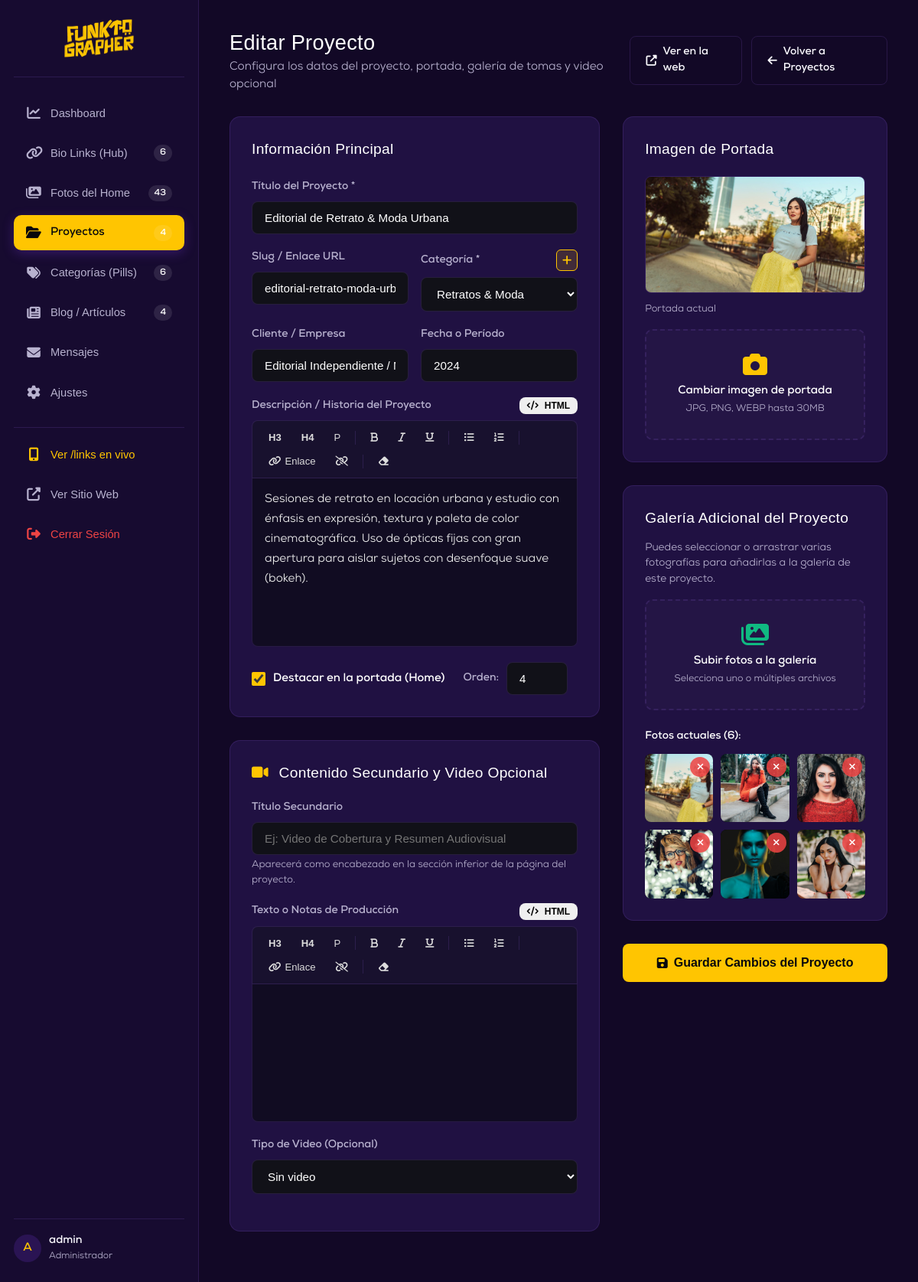
Page /admin/project-form?id=4 (signed in) on the earlier database version.
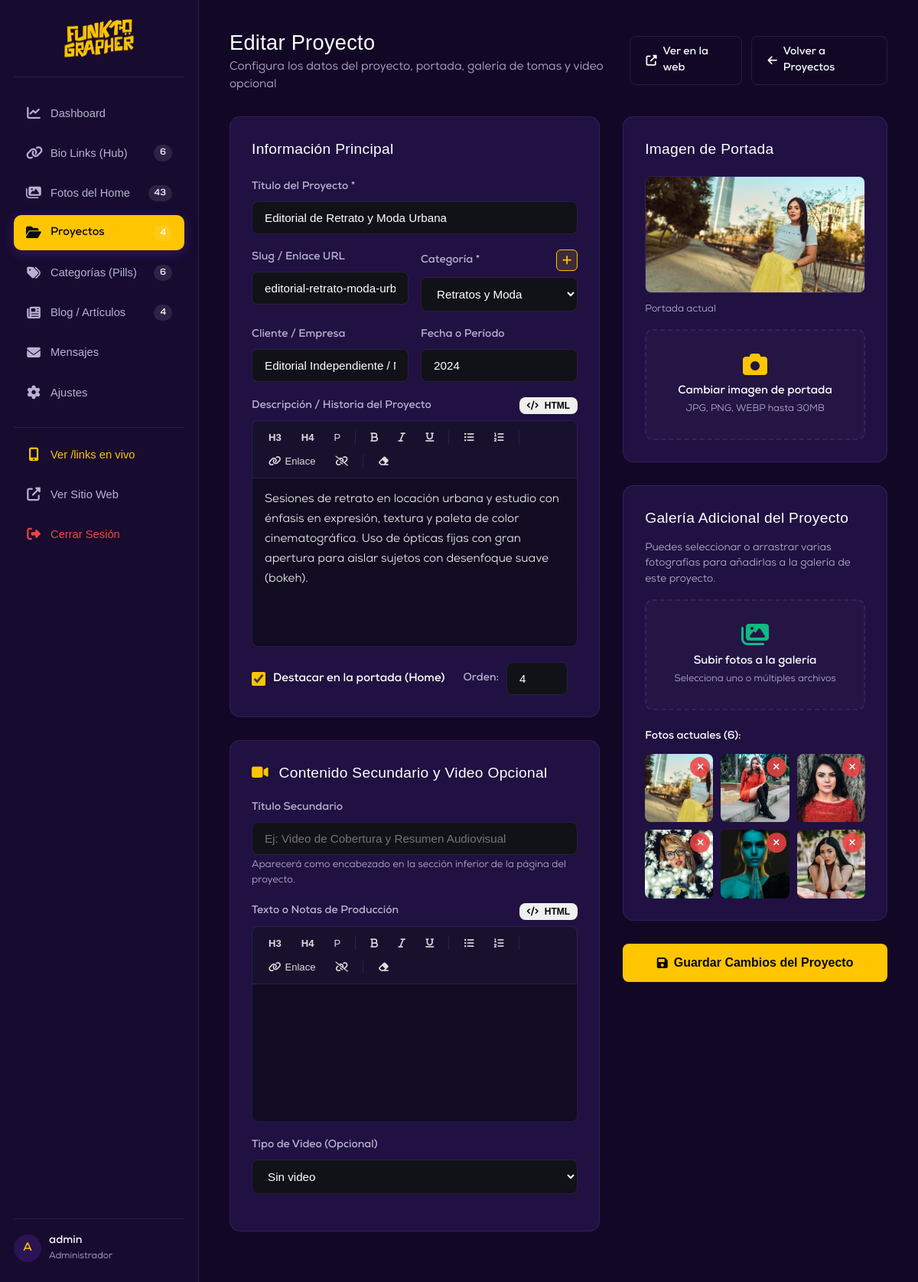
Same page on the later database version.
### tables this page shows
CREATE TABLE `projects` (
  `id` int NOT NULL AUTO_INCREMENT,
  `title` varchar(200) NOT NULL,
  `slug` varchar(200) NOT NULL,
  `category` varchar(60) NOT NULL DEFAULT 'Eventos',
  `client` varchar(120) DEFAULT NULL,
  `event_date` varchar(50) DEFAULT NULL,
  `description` text,
  `cover_image` varchar(255) NOT NULL,
  `is_featured` tinyint(1) NOT NULL DEFAULT '0',
  `display_order` int NOT NULL DEFAULT '0',
  `created_at` datetime DEFAULT CURRENT_TIMESTAMP,
  `extra_title` varchar(255) DEFAULT NULL,
  `extra_content` text,
  `video_type` enum('none','youtube','upload') DEFAULT 'none',
  `video_url` varchar(255) DEFAULT NULL,
  `video_file` varchar(255) DEFAULT NULL,
  PRIMARY KEY (`id`),
  UNIQUE KEY `slug` (`slug`)
);

CREATE TABLE `categories` (
  `id` int NOT NULL AUTO_INCREMENT,
  `name` varchar(100) NOT NULL,
  `slug` varchar(100) NOT NULL,
  `display_order` int NOT NULL DEFAULT '0',
  `is_active` tinyint(1) NOT NULL DEFAULT '1',
  `created_at` datetime DEFAULT CURRENT_TIMESTAMP,
  PRIMARY KEY (`id`),
  UNIQUE KEY `slug` (`slug`)
);

### admin/project-form.php (the view, shortened to what the changed rows need)
<?php
require_once __DIR__ . '/auth.php';
$id = intval($_GET['id'] ?? 0);
$isEdit = ($id > 0);
$project = [
    'title'         => '',
    'slug'          => '',
    'category'      => 'Eventos',
    'client'        => '',
    'event_date'    => '',
    'description'   => '',
    'extra_title'   => '',
    'extra_content' => '',
    'video_type'    => 'none',
    'video_url'     => '',
    'video_file'    => '',
    'cover_image'   => '',
    'is_featured'   => 0,
    'display_order' => 1
];
$categories = $pdo->query("SELECT * FROM categories WHERE is_active = 1 ORDER BY display_order ASC, id ASC")->fetchAll();
if ($isEdit) {
    $stmt = $pdo->prepare("SELECT * FROM projects WHERE id = ?");
    $stmt->execute([$id]);
    $project = $stmt->fetch();
}
require_once __DIR__ . '/header.php';
?>
<div class="adm-header">
  <div>
    <h1 class="adm-title"><?= $isEdit ? 'Editar Proyecto' : 'Crear Nuevo Proyecto' ?></h1>
  </div>
</div>
<form id="projectForm" action="<?= htmlspecialchars($_SERVER['REQUEST_URI']) ?>" method="POST" enctype="multipart/form-data">
  <div style="display: grid; grid-template-columns: 1.4fr 1fr; gap: 30px; align-items: flex-start;">
    <div>
      <div class="adm-card">
        <div class="adm-form-group">
          <label class="adm-form-label" for="projectTitle">Título del Proyecto *</label>
          <input type="text" class="adm-input" id="projectTitle" name="title" value="<?= htmlspecialchars($project['title']) ?>" placeholder="Ej: Convención Anual Orsan 2024" required>
        </div>
        <div style="display: grid; grid-template-columns: 1fr 1fr; gap: 16px;">
          <div class="adm-form-group">
            <label class="adm-form-label" for="projectSlug">Slug / Enlace URL</label>
            <input type="text" class="adm-input" id="projectSlug" name="slug" value="<?= htmlspecialchars($project['slug']) ?>" placeholder="ej: convencion-anual-orsan-2024">
          </div>
          <div class="adm-form-group">
            <div style="display: flex; justify-content: space-between; align-items: center; margin-bottom: 8px;">
              <label class="adm-form-label" for="category" style="margin-bottom: 0;">Categoría *</label>
              <button type="button" class="btn-open-cat-modal" id="btnOpenCatModal" title="Agregar Nueva Categoría">
              </button>
            </div>
            <select class="adm-select" id="category" name="category" required>
              <?php
              foreach ($categories as $cat):
                $isSelected = ($project['category'] === $cat['slug'] || $project['category'] === $cat['name']);
              ?>
                <option value="<?= htmlspecialchars($cat['slug']) ?>" <?= $isSelected ? 'selected' : '' ?>>
                  <?= htmlspecialchars($cat['name']) ?>
                </option>
              <?php endforeach; ?>
            </select>
          </div>
        </div>
        <div style="display: grid; grid-template-columns: 1fr 1fr; gap: 16px;">
          <div class="adm-form-group">
            <label class="adm-form-label" for="client">Cliente / Empresa</label>
            <input type="text" class="adm-input" id="client" name="client" value="<?= htmlspecialchars($project['client'] ?? '') ?>" placeholder="Ej: WEG Chile">
          </div>
          <div class="adm-form-group">
            <label class="adm-form-label" for="event_date">Fecha o Período</label>
            <input type="text" class="adm-input" id="event_date" name="event_date" value="<?= htmlspecialchars($project['event_date'] ?? '') ?>" placeholder="Ej: Marzo 2024">
          </div>
        </div>
        <div class="adm-form-group">
          <div style="display: flex; justify-content: space-between; align-items: center; margin-bottom: 8px;">
            <label class="adm-form-label" style="margin-bottom: 0;">Descripción / Historia del Proyecto</label>
            <button type="button" class="adm-btn adm-btn-secondary" id="toggleHtmlDesc" style="padding: 4px 10px; font-size: 0.75rem;">
            </button>
          </div>
          <div class="rich-editor-toolbar" id="toolbarDesc">
            <button type="button" class="tool-btn" data-editor="editorDesc" data-cmd="formatBlock" data-val="h3" title="Encabezado 3"><strong>H3</strong></button>
            <button type="button" class="tool-btn" data-editor="editorDesc" data-cmd="formatBlock" data-val="h4" title="Encabezado 4"><strong>H4</strong></button>
            <button type="button" class="tool-btn" data-editor="editorDesc" data-cmd="formatBlock" data-val="p" title="Párrafo normal">P</button>
            <button type="button" class="tool-btn" data-editor="editorDesc" data-cmd="bold" title="Negrita"><i class="fas fa-bold"></i></button>
            <button type="button" class="tool-btn" data-editor="editorDesc" data-cmd="italic" title="Cursiva"><i class="fas fa-italic"></i></button>
            <button type="button" class="tool-btn" data-editor="editorDesc" data-cmd="underline" title="Subrayado"><i class="fas fa-underline"></i></button>
            <button type="button" class="tool-btn" data-editor="editorDesc" data-cmd="insertUnorderedList" title="Lista con viñetas"><i class="fas fa-list-ul"></i></button>
            <button type="button" class="tool-btn" data-editor="editorDesc" data-cmd="insertOrderedList" title="Lista numerada"><i class="fas fa-list-ol"></i></button>
            <button type="button" class="tool-btn btn-action-link" data-editor="editorDesc" title="Insertar Enlace"><i class="fas fa-link"></i> Enlace</button>
            <button type="button" class="tool-btn" data-editor="editorDesc" data-cmd="unlink" title="Quitar Enlace"><i class="fas fa-unlink"></i></button>
            <button type="button" class="tool-btn" data-editor="editorDesc" data-cmd="removeFormat" title="Limpiar Formato"><i class="fas fa-eraser"></i></button>
          </div>
          <div id="editorDesc" class="rich-visual-editor" contenteditable="true" spellcheck="false"><?= !empty($project['description']) ? $project['description'] : '' ?></div>
        </div>
        <div style="display: flex; gap: 24px; align-items: center; margin-top: 10px;">
          <label style="display: flex; align-items: center; gap: 10px; cursor: pointer;">
            <input type="checkbox" name="is_featured" value="1" <?= $project['is_featured'] ? 'checked' : '' ?> style="width: 18px; height: 18px; accent-color: var(--adm-primary);">
            <span style="font-weight: 600; color: #fff;">Destacar en la portada (Home)</span>
          </label>
          <div style="display: flex; align-items: center; gap: 10px;">
            <label class="adm-form-label" style="margin: 0;" for="display_order">Orden:</label>
            <input type="number" class="adm-input" id="display_order" name="display_order" value="<?= $project['display_order'] ?>" style="width: 80px;" min="0">
          </div>
        </div>
      </div>
      <div class="adm-card" style="margin-top: 24px;">
        <div class="adm-form-group">
          <label class="adm-form-label" for="videoTypeSelect">Tipo de Video (Opcional)</label>
          <select class="adm-select" id="videoTypeSelect" name="video_type">
            <option value="none" <?= (($project['video_type'] ?? 'none') === 'none') ? 'selected' : '' ?>>Sin video</option>
          </select>
        </div>
      </div>
    </div>
    <div>
      <div class="adm-card">
        <?php if (!empty($project['cover_image'])): ?>
          <div style="margin-bottom: 16px;">
            <img src="<?= BASE_URL ?>/<?= htmlspecialchars($project['cover_image']) ?>" alt="Portada actual" style="width: 100%; max-height: 200px; object-fit: cover; border-radius: 8px; border: 1px solid var(--adm-border);">
            <div style="font-size: 0.8rem; color: var(--adm-muted); margin-top: 4px;">Portada actual</div>
          </div>
        <?php endif; ?>
      </div>
    </div>
  </div>
</form>
<?php require_once __DIR__ . '/footer.php'; ?>

Differences in the rows shown:
changed projects "editorial-retrato-moda-urbana": title "Editorial de Retrato & Moda Urbana" → "Editorial de Retrato y Moda Urbana"; category "Retratos & Moda" → "Retratos y Moda"
